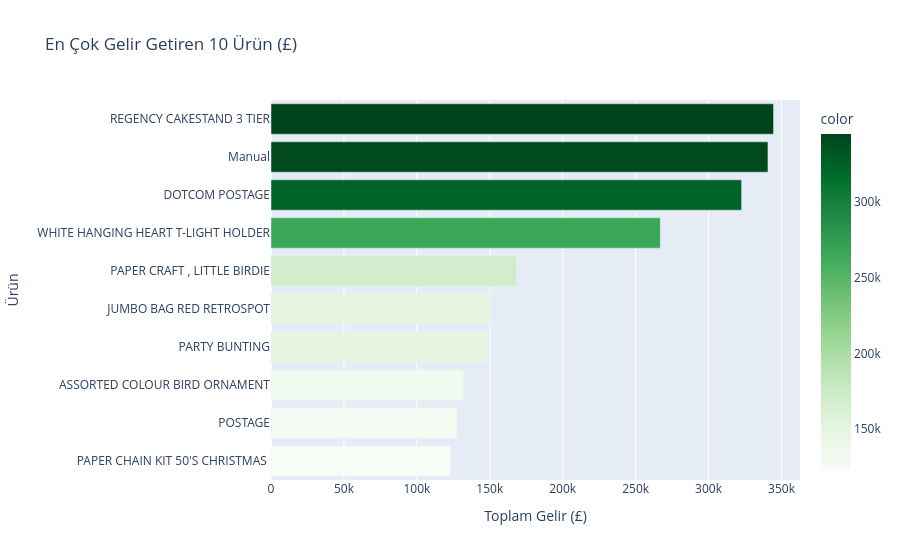

Notebook code cell kept with this figure:
### Code cell
top_products_revenue = df_clean.groupby('Description')['TotalPrice'].sum().sort_values(ascending=False).head(10)

fig = px.bar(
    x=top_products_revenue.values,
    y=top_products_revenue.index,
    orientation='h',
    title='En Çok Gelir Getiren 10 Ürün (£)',
    labels={'x': 'Toplam Gelir (£)', 'y': 'Ürün'},
    color=top_products_revenue.values,
    color_continuous_scale='Greens'
)
fig.update_layout(yaxis={'categoryorder': 'total ascending'})
fig.show()

### Figure 1 — Plotly figure (JSON) as saved in the notebook; plotly's stock layout.template omitted (floating-point values rounded to 4 significant figures)
{"data": [{"hovertemplate": "Toplam Gelir (£)=%{x}<br>Ürün=%{y}<br>color=%{marker.color}<extra></extra>", "legendgroup": "", "marker": {"color": [344600.0, 340700.0, 322700.0, 266900.0, 168500.0, 150900.0, 149200.0, 132200.0, 127600.0, 123100.0], "coloraxis": "coloraxis", "pattern": {"shape": ""}}, "name": "", "orientation": "h", "showlegend": false, "textposition": "auto", "type": "bar", "x": [344600.0, 340700.0, 322700.0, 266900.0, 168500.0, 150900.0, 149200.0, 132200.0, 127600.0, 123100.0], "xaxis": "x", "y": ["REGENCY CAKESTAND 3 TIER", "Manual", "DOTCOM POSTAGE", "WHITE HANGING HEART T-LIGHT HOLDER", "PAPER CRAFT , LITTLE BIRDIE", "JUMBO BAG RED RETROSPOT", "PARTY BUNTING", "ASSORTED COLOUR BIRD ORNAMENT", "POSTAGE", "PAPER CHAIN KIT 50'S CHRISTMAS "], "yaxis": "y"}], "layout": {"barmode": "relative", "coloraxis": {"autocolorscale": false, "colorbar": {"title": {"text": "color"}}, "colorscale": [[0, "rgb(247,252,245)"], [0.125, "rgb(229,245,224)"], [0.25, "rgb(199,233,192)"], [0.375, "rgb(161,217,155)"], [0.5, "rgb(116,196,118)"], [0.625, "rgb(65,171,93)"], [0.75, "rgb(35,139,69)"], [0.875, "rgb(0,109,44)"], [1, "rgb(0,68,27)"]]}, "legend": {"tracegroupgap": 0}, "title": {"text": "En Çok Gelir Getiren 10 Ürün (£)"}, "xaxis": {"anchor": "y", "domain": [0, 1], "title": {"text": "Toplam Gelir (£)"}}, "yaxis": {"anchor": "x", "categoryorder": "total ascending", "domain": [0, 1], "title": {"text": "Ürün"}}}}
